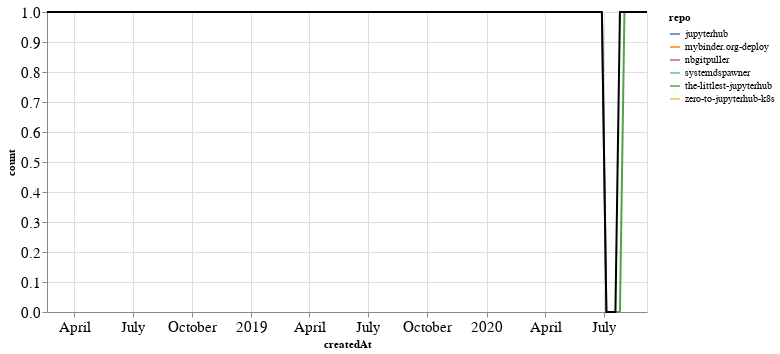

The code cell stored with this chart in its notebook:
### Markdown cell above
## PRs

### Code cell
prs_time = prs.groupby('repo').resample('W', on='createdAt').count()['author'].reset_index()
prs_time = prs_time.rename(columns={'author': 'count'})
prs_time_total = prs_time.groupby('createdAt').agg({"count": "sum"}).reset_index()

ch1 = alt.Chart(prs_time, width=600).mark_line().encode(
    x='createdAt',
    y='count',
    color='repo',
    tooltip="repo"
)

ch2 = alt.Chart(prs_time_total, width=600).mark_line(color="black").encode(
    x='createdAt',
    y='count',
)

ch1 + ch2

### Figure 1 — Vega-Lite specification as saved in the notebook (floating-point values rounded to 4 significant figures)
{"config": {"axisLeft": {"labelFontSize": 15}, "axisBottom": {"labelFontSize": 15}}, "layer": [{"data": {"name": "data-2b01ec3596772090eef1e6583cdb9af4"}, "mark": "line", "encoding": {"color": {"type": "nominal", "field": "repo"}, "tooltip": {"type": "nominal", "field": "repo"}, "x": {"type": "temporal", "field": "createdAt"}, "y": {"type": "quantitative", "field": "count"}}, "width": 600}, {"data": {"name": "data-eb8b3b37f597f9327013d8b37b70073e"}, "mark": {"type": "line", "color": "black"}, "encoding": {"x": {"type": "temporal", "field": "createdAt"}, "y": {"type": "quantitative", "field": "count"}}, "width": 600}], "$schema": "https://vega.github.io/schema/vega-lite/v4.8.1.json", "datasets": {"data-2b01ec3596772090eef1e6583cdb9af4": [{"repo": "jupyterhub", "createdAt": "2019-06-09T00:00:00", "count": 1}, {"repo": "mybinder.org-deploy", "createdAt": "2018-02-18T00:00:00", "count": 1}, {"repo": "nbgitpuller", "createdAt": "2020-02-09T00:00:00", "count": 1}, {"repo": "systemdspawner", "createdAt": "2020-07-26T00:00:00", "count": 1}, {"repo": "the-littlest-jupyterhub", "createdAt": "2020-06-28T00:00:00", "count": 1}, {"repo": "the-littlest-jupyterhub", "createdAt": "2020-07-05T00:00:00", "count": 0}, {"repo": "the-littlest-jupyterhub", "createdAt": "2020-07-12T00:00:00", "count": 0}, {"repo": "the-littlest-jupyterhub", "createdAt": "2020-07-19T00:00:00", "count": 0}, {"repo": "the-littlest-jupyterhub", "createdAt": "2020-07-26T00:00:00", "count": 0}, {"repo": "the-littlest-jupyterhub", "createdAt": "2020-08-02T00:00:00", "count": 1}, {"repo": "zero-to-jupyterhub-k8s", "createdAt": "2020-08-30T00:00:00", "count": 1}, {"repo": "zero-to-jupyterhub-k8s", "createdAt": "2020-09-06T00:00:00", "count": 1}], "data-eb8b3b37f597f9327013d8b37b70073e": [{"createdAt": "2018-02-18T00:00:00", "count": 1}, {"createdAt": "2019-06-09T00:00:00", "count": 1}, {"createdAt": "2020-02-09T00:00:00", "count": 1}, {"createdAt": "2020-06-28T00:00:00", "count": 1}, {"createdAt": "2020-07-05T00:00:00", "count": 0}, {"createdAt": "2020-07-12T00:00:00", "count": 0}, {"createdAt": "2020-07-19T00:00:00", "count": 0}, {"createdAt": "2020-07-26T00:00:00", "count": 1}, {"createdAt": "2020-08-02T00:00:00", "count": 1}, {"createdAt": "2020-08-30T00:00:00", "count": 1}, {"createdAt": "2020-09-06T00:00:00", "count": 1}]}}
